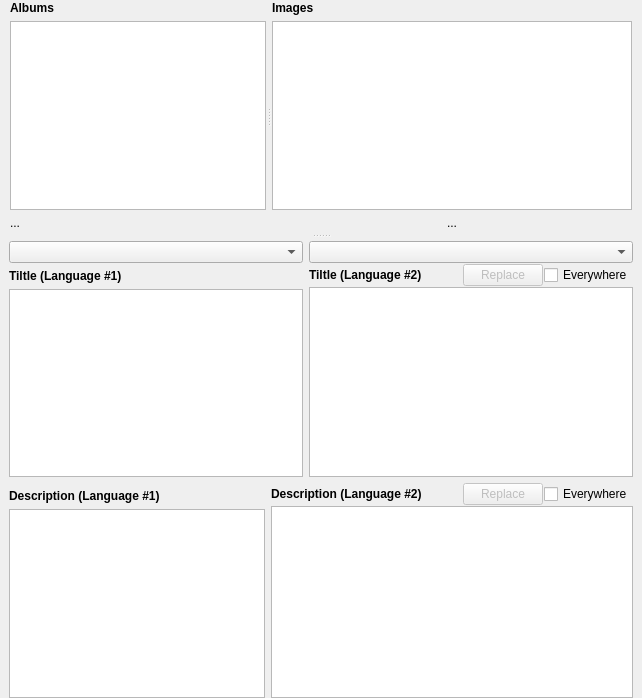
      <widget class="QWidget" name="tabEdit">
       <property name="sizePolicy">
        <sizepolicy hsizetype="Expanding" vsizetype="Preferred">
         <horstretch>0</horstretch>
         <verstretch>0</verstretch>
        </sizepolicy>
       </property>
       <attribute name="title">
        <string>&amp;Edit</string>
       </attribute>
       <layout class="QVBoxLayout" name="tabEditLayout">
        <property name="spacing">
         <number>0</number>
        </property>
        <property name="leftMargin">
         <number>0</number>
        </property>
        <property name="topMargin">
         <number>0</number>
        </property>
        <property name="rightMargin">
         <number>0</number>
        </property>
        <property name="bottomMargin">
         <number>0</number>
        </property>
        <item>
         <widget class="QSplitter" name="editSplitter">
          <property name="sizePolicy">
           <sizepolicy hsizetype="Expanding" vsizetype="Expanding">
            <horstretch>0</horstretch>
            <verstretch>0</verstretch>
           </sizepolicy>
          </property>
          <property name="orientation">
           <enum>Qt::Vertical</enum>
          </property>
          <property name="handleWidth">
           <number>10</number>
          </property>
          <widget class="QWidget" name="widget_3" native="true">
           <property name="sizePolicy">
            <sizepolicy hsizetype="Expanding" vsizetype="Expanding">
             <horstretch>0</horstretch>
             <verstretch>0</verstretch>
            </sizepolicy>
           </property>
           <layout class="QVBoxLayout" name="verticalLayout_19">
            <property name="leftMargin">
             <number>9</number>
            </property>
            <property name="topMargin">
             <number>0</number>
            </property>
            <property name="rightMargin">
             <number>9</number>
            </property>
            <property name="bottomMargin">
             <number>0</number>
            </property>
            <item>
             <widget class="QSplitter" name="splitter">
              <property name="orientation">
               <enum>Qt::Horizontal</enum>
              </property>
              <widget class="QWidget" name="widget_4" native="true">
               <property name="sizePolicy">
                <sizepolicy hsizetype="Preferred" vsizetype="Preferred">
                 <horstretch>0</horstretch>
                 <verstretch>0</verstretch>
                </sizepolicy>
               </property>
               <layout class="QVBoxLayout" name="verticalLayout_9">
                <property name="leftMargin">
                 <number>1</number>
                </property>
                <property name="topMargin">
                 <number>1</number>
                </property>
                <property name="rightMargin">
                 <number>1</number>
                </property>
                <property name="bottomMargin">
                 <number>1</number>
                </property>
                <item>
                 <layout class="QVBoxLayout" name="editAlbumsLayout">
                  <item>
                   <widget class="QLabel" name="label_51">
                    <property name="sizePolicy">
                     <sizepolicy hsizetype="Expanding" vsizetype="Preferred">
                      <horstretch>0</horstretch>
                      <verstretch>0</verstretch>
                     </sizepolicy>
                    </property>
                    <property name="font">
                     <font>
                      <family>Arial</family>
                      <weight>75</weight>
                      <bold>true</bold>
                     </font>
                    </property>
                    <property name="text">
                     <string>Albums</string>
                    </property>
                   </widget>
                  </item>
                  <item>
                   <widget class="QTreeView" name="trvAlbums"/>
                  </item>
                  <item>
                   <widget class="QLabel" name="lblTotalCount">
                    <property name="text">
                     <string>...</string>
                    </property>
                   </widget>
                  </item>
                 </layout>
                </item>
               </layout>
              </widget>
              <widget class="QWidget" name="widget_6" native="true">
               <property name="sizePolicy">
                <sizepolicy hsizetype="Preferred" vsizetype="Preferred">
                 <horstretch>1</horstretch>
                 <verstretch>0</verstretch>
                </sizepolicy>
               </property>
               <layout class="QVBoxLayout" name="verticalLayout_11">
                <property name="leftMargin">
                 <number>1</number>
                </property>
                <property name="topMargin">
                 <number>1</number>
                </property>
                <property name="rightMargin">
                 <number>1</number>
                </property>
                <property name="bottomMargin">
                 <number>1</number>
                </property>
                <item>
                 <layout class="QVBoxLayout" name="editImagesLayout">
                  <item>
                   <widget class="QLabel" name="label_53">
                    <property name="sizePolicy">
                     <sizepolicy hsizetype="Expanding" vsizetype="Preferred">
                      <horstretch>0</horstretch>
                      <verstretch>0</verstretch>
                     </sizepolicy>
                    </property>
                    <property name="font">
                     <font>
                      <family>Arial</family>
                      <weight>75</weight>
                      <bold>true</bold>
                     </font>
                    </property>
                    <property name="text">
                     <string>Images</string>
                    </property>
                   </widget>
                  </item>
                  <item>
                   <widget class="ThumbnailWidget" name="tnvImages">
                    <property name="viewMode">
                     <enum>QListView::IconMode</enum>
                    </property>
                   </widget>
                  </item>
                  <item>
                   <widget class="QLabel" name="lblImageCount">
                    <property name="text">
                     <string>...</string>
                    </property>
                    <property name="alignment">
                     <set>Qt::AlignCenter</set>
                    </property>
                   </widget>
                  </item>
                 </layout>
                </item>
               </layout>
              </widget>
             </widget>
            </item>
           </layout>
          </widget>
          <widget class="QWidget" name="widget_7" native="true">
           <property name="sizePolicy">
            <sizepolicy hsizetype="Expanding" vsizetype="Expanding">
             <horstretch>0</horstretch>
             <verstretch>0</verstretch>
            </sizepolicy>
           </property>
           <layout class="QVBoxLayout" name="verticalLayout_18">
            <property name="leftMargin">
             <number>9</number>
            </property>
            <property name="topMargin">
             <number>0</number>
            </property>
            <property name="rightMargin">
             <number>9</number>
            </property>
            <property name="bottomMargin">
             <number>0</number>
            </property>
            <item>
             <layout class="QHBoxLayout" name="horizontalLayout_6">
              <item>
               <layout class="QVBoxLayout" name="verticalLayout_5" stretch="0,0,0">
                <property name="spacing">
                 <number>6</number>
                </property>
                <item>
                 <widget class="QComboBox" name="cbBaseLanguage">
                  <property name="sizePolicy">
                   <sizepolicy hsizetype="Expanding" vsizetype="Fixed">
                    <horstretch>0</horstretch>
                    <verstretch>0</verstretch>
                   </sizepolicy>
                  </property>
                 </widget>
                </item>
                <item>
                 <widget class="QLabel" name="label_54">
                  <property name="sizePolicy">
                   <sizepolicy hsizetype="Preferred" vsizetype="Fixed">
                    <horstretch>0</horstretch>
                    <verstretch>0</verstretch>
                   </sizepolicy>
                  </property>
                  <property name="font">
                   <font>
                    <family>Arial</family>
                    <weight>75</weight>
                    <bold>true</bold>
                   </font>
                  </property>
                  <property name="text">
                   <string>Tiltle (Language #1)</string>
                  </property>
                 </widget>
                </item>
                <item>
                 <widget class="QTextEdit" name="edtBaseTitle">
                  <property name="enabled">
                   <bool>true</bool>
                  </property>
                  <property name="styleSheet">
                   <string notr="true">QtextEdit { color: gray; background-color:light-grey}</string>
                  </property>
                  <property name="textInteractionFlags">
                   <set>Qt::TextSelectableByKeyboard|Qt::TextSelectableByMouse</set>
                  </property>
                 </widget>
                </item>
               </layout>
              </item>
              <item>
               <layout class="QVBoxLayout" name="verticalLayout_6">
                <property name="spacing">
                 <number>1</number>
                </property>
                <item>
                 <widget class="QComboBox" name="cbLanguage">
                  <property name="sizePolicy">
                   <sizepolicy hsizetype="Expanding" vsizetype="Fixed">
                    <horstretch>0</horstretch>
                    <verstretch>0</verstretch>
                   </sizepolicy>
                  </property>
                 </widget>
                </item>
                <item>
                 <layout class="QHBoxLayout" name="horizontalLayout_7">
                  <item>
                   <widget class="QLabel" name="label_10">
                    <property name="font">
                     <font>
                      <family>Arial</family>
                      <weight>75</weight>
                      <bold>true</bold>
                     </font>
                    </property>
                    <property name="text">
                     <string>Tiltle (Language #2)</string>
                    </property>
                   </widget>
                  </item>
                  <item>
                   <spacer name="horizontalSpacer_3">
                    <property name="orientation">
                     <enum>Qt::Horizontal</enum>
                    </property>
                    <property name="sizeHint" stdset="0">
                     <size>
                      <width>40</width>
                      <height>20</height>
                     </size>
                    </property>
                   </spacer>
                  </item>
                  <item>
                   <widget class="QPushButton" name="btnSaveChangedTitle">
                    <property name="enabled">
                     <bool>false</bool>
                    </property>
                    <property name="toolTip">
                     <string>Save changed title and description</string>
                    </property>
                    <property name="text">
                     <string>Replace</string>
                    </property>
                   </widget>
                  </item>
                  <item>
                   <widget class="QCheckBox" name="chkChangeTitleEverywhere">
                    <property name="text">
                     <string>Everywhere</string>
                    </property>
                   </widget>
                  </item>
                 </layout>
                </item>
                <item>
                 <widget class="QTextEdit" name="edtTitleText"/>
                </item>
               </layout>
              </item>
             </layout>
            </item>
            <item>
             <layout class="QHBoxLayout" name="horizontalLayout_8" stretch="0,0">
              <item>
               <layout class="QVBoxLayout" name="verticalLayout_7" stretch="0,0">
                <property name="spacing">
                 <number>6</number>
                </property>
                <property name="sizeConstraint">
                 <enum>QLayout::SetDefaultConstraint</enum>
                </property>
                <property name="topMargin">
                 <number>6</number>
                </property>
                <item>
                 <widget class="QLabel" name="label_11">
                  <property name="sizePolicy">
                   <sizepolicy hsizetype="Preferred" vsizetype="Fixed">
                    <horstretch>0</horstretch>
                    <verstretch>0</verstretch>
                   </sizepolicy>
                  </property>
                  <property name="font">
                   <font>
                    <family>Arial</family>
                    <weight>75</weight>
                    <bold>true</bold>
                   </font>
                  </property>
                  <property name="text">
                   <string>Description (Language #1)</string>
                  </property>
                 </widget>
                </item>
                <item>
                 <widget class="QTextEdit" name="edtBaseDescription">
                  <property name="enabled">
                   <bool>true</bool>
                  </property>
                  <property name="styleSheet">
                   <string notr="true">QtextEdit { color: gray; background-color:light-grey}</string>
                  </property>
                  <property name="textInteractionFlags">
                   <set>Qt::TextSelectableByKeyboard|Qt::TextSelectableByMouse</set>
                  </property>
                 </widget>
                </item>
               </layout>
              </item>
              <item>
               <layout class="QVBoxLayout" name="verticalLayout_8">
                <property name="spacing">
                 <number>1</number>
                </property>
                <item>
                 <layout class="QHBoxLayout" name="horizontalLayout_9">
                  <item>
                   <widget class="QLabel" name="label_55">
                    <property name="sizePolicy">
                     <sizepolicy hsizetype="Preferred" vsizetype="Fixed">
                      <horstretch>0</horstretch>
                      <verstretch>0</verstretch>
                     </sizepolicy>
                    </property>
                    <property name="font">
                     <font>
                      <family>Arial</family>
                      <weight>75</weight>
                      <bold>true</bold>
                     </font>
                    </property>
                    <property name="text">
                     <string>Description (Language #2)</string>
                    </property>
                   </widget>
                  </item>
                  <item>
                   <spacer name="horizontalSpacer_8">
                    <property name="orientation">
                     <enum>Qt::Horizontal</enum>
                    </property>
                    <property name="sizeHint" stdset="0">
                     <size>
                      <width>40</width>
                      <height>20</height>
                     </size>
                    </property>
                   </spacer>
                  </item>
                  <item>
                   <widget class="QPushButton" name="btnSaveChangedDescription">
                    <property name="enabled">
                     <bool>false</bool>
                    </property>
                    <property name="toolTip">
                     <string>Save changed title and description</string>
                    </property>
                    <property name="text">
                     <string>Replace</string>
                    </property>
                   </widget>
                  </item>
                  <item>
                   <widget class="QCheckBox" name="chkChangeDescriptionEverywhere">
                    <property name="text">
                     <string>Everywhere</string>
                    </property>
                   </widget>
                  </item>
                 </layout>
                </item>
                <item>
                 <widget class="QTextEdit" name="edtDescriptionText"/>
                </item>
               </layout>
              </item>
             </layout>
            </item>
           </layout>
          </widget>
         </widget>
        </item>
       </layout>
      </widget>
